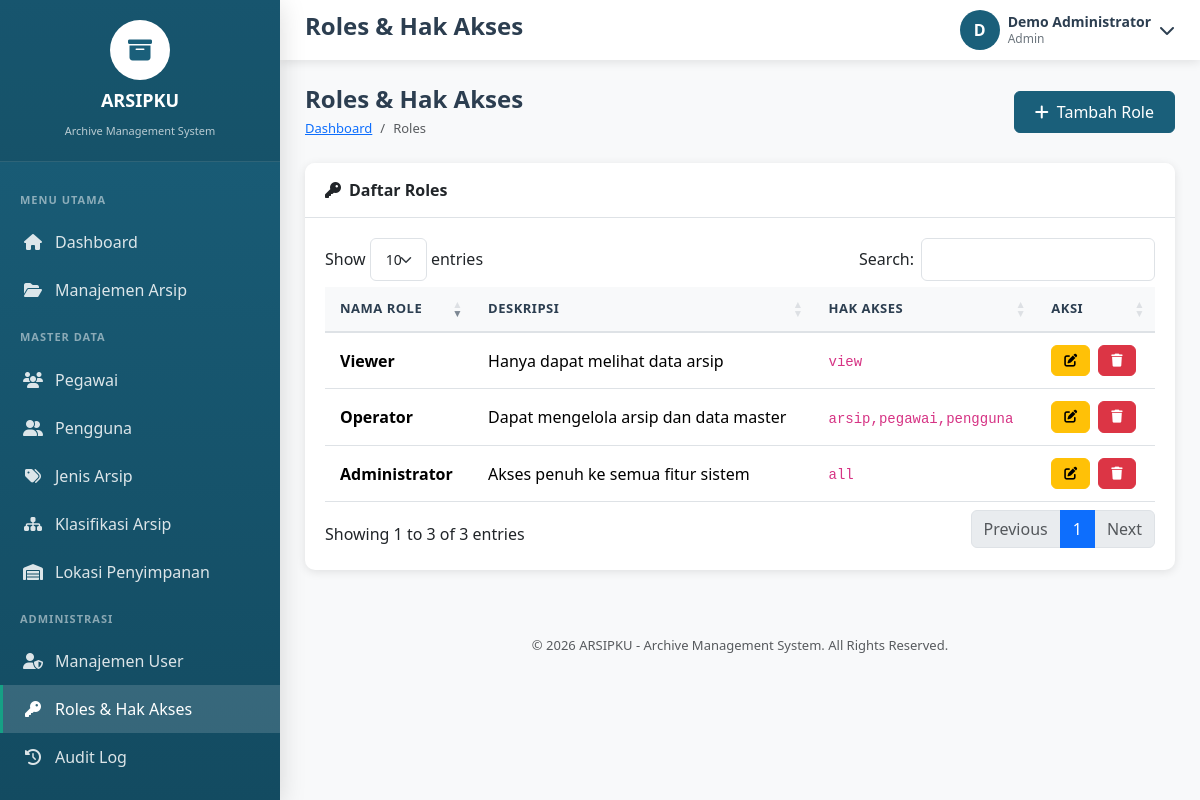
The app's page /roles.php (signed in) with its own data.
### tables this page shows
CREATE TABLE Roles (
    ID_Role INT PRIMARY KEY AUTO_INCREMENT,
    Nama_Role VARCHAR(255) NOT NULL,
    Deskripsi_Role TEXT,
    Hak_Akses TEXT,
    Created_At TIMESTAMP DEFAULT CURRENT_TIMESTAMP
);

### roles.php (the view, shortened to what this page needs)
<?php
require_once 'includes/header.php';
$db = getDB();
$rolesList = $db->query("SELECT * FROM Roles ORDER BY Created_At DESC")->fetchAll();
require_once 'includes/sidebar.php';
require_once 'includes/topbar.php';
?>
<div class="page-header d-flex justify-content-between align-items-center">
    <div>
        <h1 class="page-title">Roles & Hak Akses</h1>
        <nav aria-label="breadcrumb">
            <ol class="breadcrumb">
                <li class="breadcrumb-item"><a href="index.php">Dashboard</a></li>
                <li class="breadcrumb-item active">Roles</li>
            </ol>
        </nav>
    </div>
    <button class="btn btn-primary" data-bs-toggle="modal" data-bs-target="#addModal">
        <i class="fas fa-plus me-2"></i>Tambah Role
    </button>
</div>
<div class="card">
    <div class="card-header"><i class="fas fa-key me-2"></i>Daftar Roles</div>
    <div class="card-body">
        <div class="table-responsive">
            <table class="table data-table">
                <thead>
                    <tr>
                        <th>Nama Role</th>
                        <th>Deskripsi</th>
                        <th>Hak Akses</th>
                        <th>Aksi</th>
                    </tr>
                </thead>
                <tbody>
                    <?php foreach ($rolesList as $role): ?>
                    <tr>
                        <td><strong><?= htmlspecialchars($role['Nama_Role']) ?></strong></td>
                        <td><?= htmlspecialchars($role['Deskripsi_Role'] ?? '-') ?></td>
                        <td><code><?= htmlspecialchars($role['Hak_Akses'] ?? '-') ?></code></td>
                        <td>
                            <div class="action-buttons">
                                <button class="btn btn-sm btn-warning" onclick="editRole(<?= htmlspecialchars(json_encode($role)) ?>)"><i class="fas fa-edit"></i></button>
                                <form id="delete-form-<?= $role['ID_Role'] ?>" method="POST" style="display:inline;">
                                    <button type="button" class="btn btn-sm btn-danger" onclick="confirmDelete(<?= $role['ID_Role'] ?>, '<?= htmlspecialchars($role['Nama_Role']) ?>')"><i class="fas fa-trash"></i></button>
                                </form>
                            </div>
                        </td>
                    </tr>
                    <?php endforeach; ?>
                </tbody>
            </table>
        </div>
    </div>
</div>
<?php require_once 'includes/footer.php'; ?>

### assets/css/style.css (style rules this page uses)
:root { --primary-color: #1a5f7a; --primary-dark: #134b61; --primary-light: #2980b9; --secondary-color: #16a085; --accent-color: #e74c3c; --sidebar-width: 280px; --header-height: 60px; --bg-light: #f8f9fa; --text-dark: #2c3e50; --text-muted: #6c757d; --border-color: #dee2e6; --shadow: 0 2px 10px rgba(0,0,0,0.1); --shadow-lg: 0 5px 25px rgba(0,0,0,0.15); }
* { margin: 0; padding: 0; box-sizing: border-box; }
body { font-family: 'Segoe UI', Tahoma, Geneva, Verdana, sans-serif; background-color: var(--bg-light); color: var(--text-dark); overflow-x: hidden; }
.page-header { margin-bottom: 25px; }
.page-title { font-size: 24px; font-weight: 600; color: var(--text-dark); margin-bottom: 5px; }
.breadcrumb { background: none; padding: 0; margin: 0; font-size: 13px; }
.card { background: white; border-radius: 10px; box-shadow: var(--shadow); border: none; margin-bottom: 25px; }
.card-header { background: white; border-bottom: 1px solid var(--border-color); padding: 15px 20px; font-weight: 600; border-radius: 10px 10px 0 0 !important; }
.card-body { padding: 20px; }
.table { margin-bottom: 0; }
.table th { background: var(--bg-light); font-weight: 600; color: var(--text-dark); border-bottom: 2px solid var(--border-color); padding: 12px 15px; font-size: 13px; text-transform: uppercase; letter-spacing: 0.5px; }
.table td { padding: 12px 15px; vertical-align: middle; border-bottom: 1px solid var(--border-color); }
.btn { padding: 8px 20px; border-radius: 6px; font-weight: 500; transition: all 0.3s ease; }
.btn-primary { background: var(--primary-color); border-color: var(--primary-color); }
.btn-sm { padding: 5px 12px; font-size: 13px; }
.action-buttons { display: flex; gap: 8px; }

### records on screen
roles: Nama_Role "Administrator", Deskripsi_Role "Akses penuh ke semua fitur sistem", Hak_Akses "all"
roles: Nama_Role "Operator", Deskripsi_Role "Dapat mengelola arsip dan data master", Hak_Akses "arsip,pegawai,pengguna"
roles: Nama_Role "Viewer", Deskripsi_Role "Hanya dapat melihat data arsip", Hak_Akses "view"

### other values on screen
APP_NAME "ARSIPKU"
APP_FULL_NAME "Archive Management System"
$pageTitle "Roles & Hak Akses"
substr($_SESSION['user_name'] ?? 'U', 0, 1) "D"
$_SESSION['user_name'] "Demo Administrator"
$_SESSION['user_role'] "Admin"
